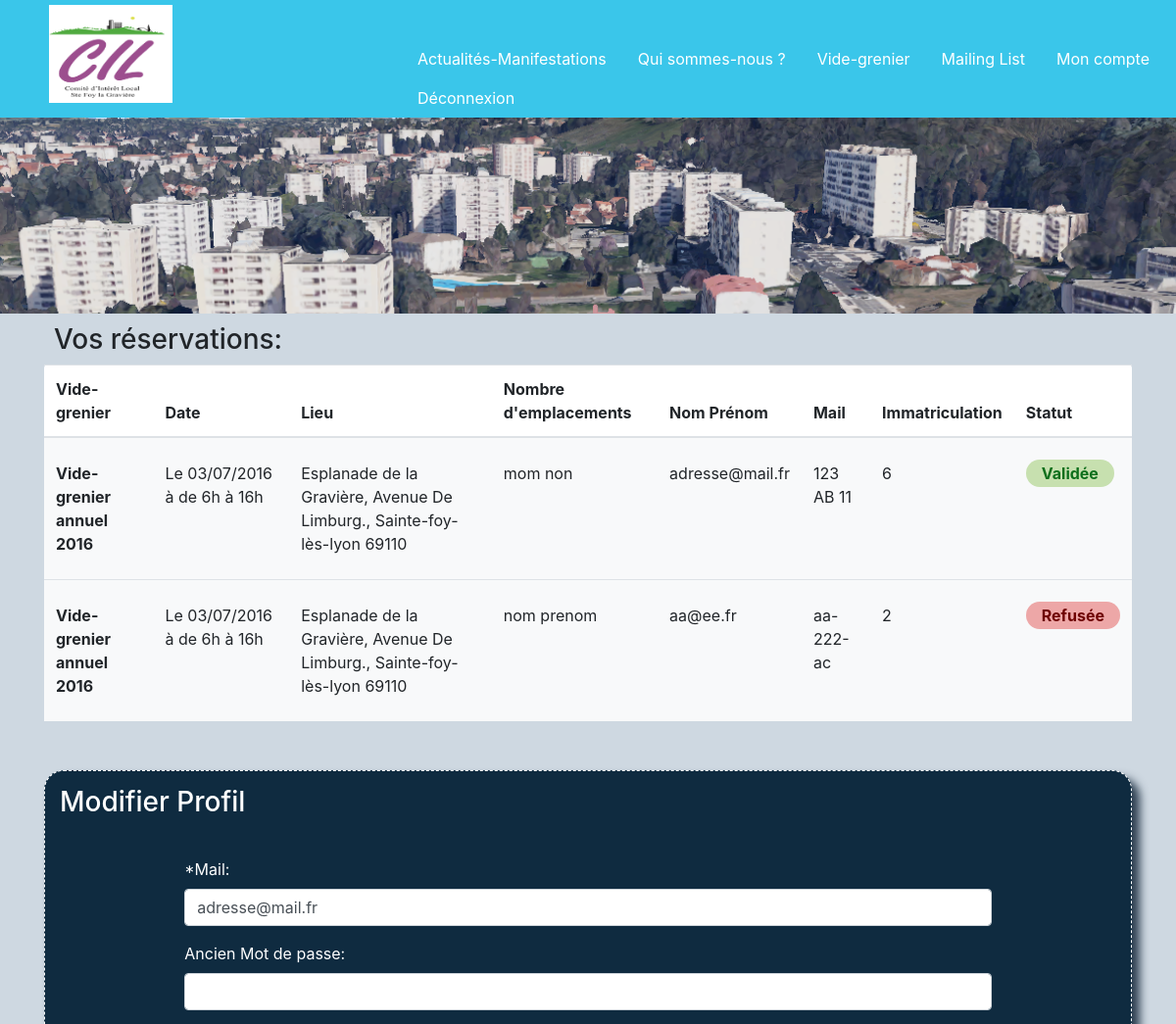
The app's page /Vide_grenier_V0.2/php/mon_compte.php (signed in, upper part), older data.
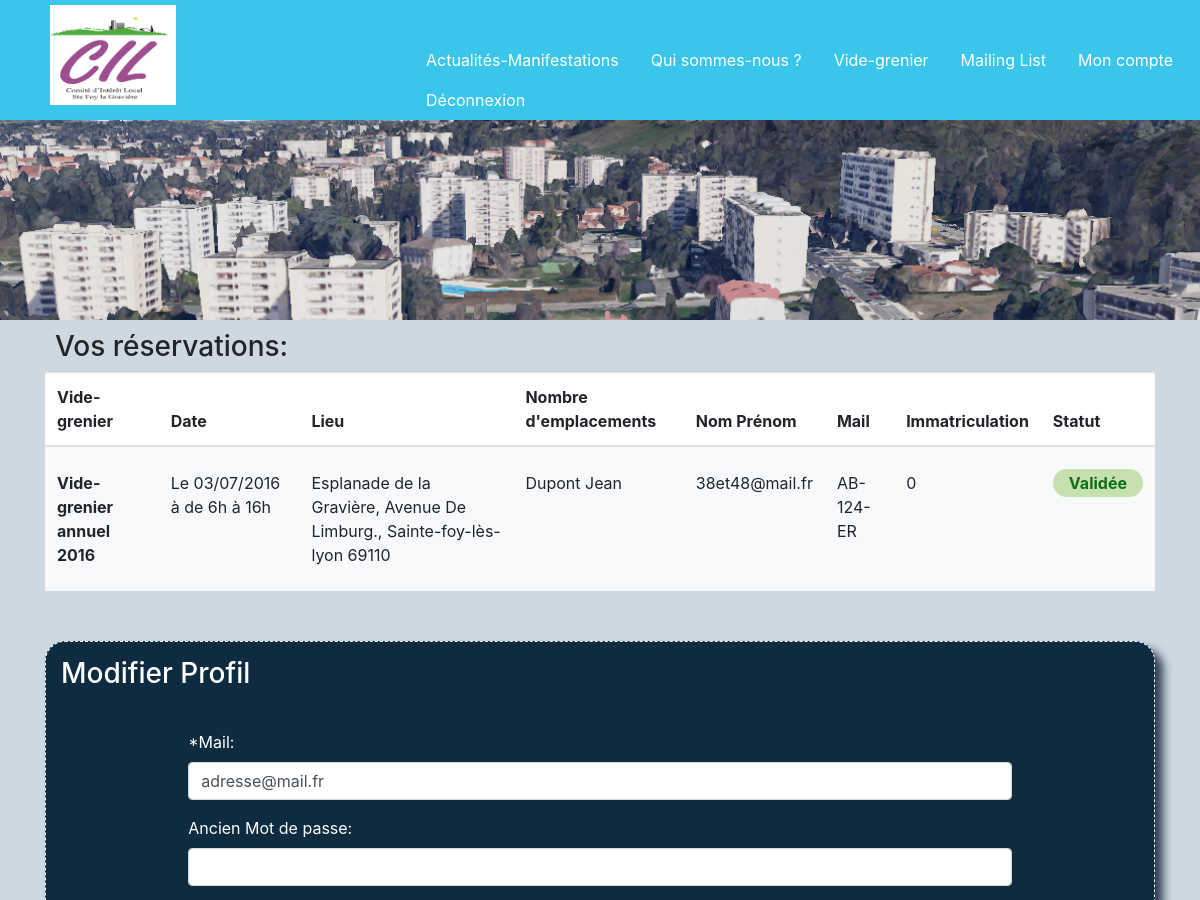
The same page, newer data.
### tables this page shows
CREATE TABLE `reservation_vg` (
    `ID_RESA` int(11) PRIMARY KEY  NOT NULL AUTO_INCREMENT,
    `ID_VG` int(11) NOT NULL,
    `ID_UTIL` int(11) NOT NULL,
    `NOM_RESA` varchar(50) NOT NULL,
    `PRENOM_RESA` varchar(50) NOT NULL,
    `MAIL_RESA` varchar(50) NOT NULL,
    `ADDRESSE_RESA` varchar(100) NOT NULL,
    `CODE_POSTAL_RESA` varchar(6) NOT NULL,
    `VILLE_RESA` varchar(50) NOT NULL,
    `PORTABLE_RESA` varchar(15) DEFAULT NULL,
    `CNI_RESA` varchar(12) NOT NULL,
    `DELIVRE_CNI_RESA` varchar(10) NOT NULL,
    `PAR_CNI_RESA` varchar(50) NOT NULL,
    `IMMATRICULATION_RESA` varchar(10) NOT NULL,
    `NBR_RESA` int(11) NOT NULL,
    `INFO_RESA` varchar(150) DEFAULT NULL,
    `STATU_RESA` int(11) NOT NULL DEFAULT 1
  );

CREATE TABLE `videgrenier` (
    `ID_VG` int(11) PRIMARY KEY NOT NULL AUTO_INCREMENT,
    `LABEL_VG` varchar(50) DEFAULT NULL,
    `DATE_VG` varchar(11) DEFAULT NULL,
    `HEURE_VG` varchar(15) NOT NULL,
    `ADDRESSE_VG` varchar(100) NOT NULL,
    `NBR_EMPLACEMENTS` int(11) DEFAULT NULL,
    `NBR_RESTANT_VG` int(11) NOT NULL,
    `PRIX_EMPLACEMENTS` decimal(10,0) DEFAULT NULL
  );

CREATE TABLE `statuts` (
    `ID_STATUTS` int(11) PRIMARY KEY  NOT NULL AUTO_INCREMENT,
    `LABEL_STATUTS` varchar(15) NOT NULL
  );

### Vide_grenier_V0.2/php/mon_compte.php (the view, shortened to what this page needs)
<?php
if (isset($_SESSION["id_util"])) {
?>
    <!DOCTYPE html>
    <html lang="fr">
    <head>
        <link rel="stylesheet" href="../css/bootstrap.min.css">
        <link rel="stylesheet" href="../css/monstyle.css">
    </head>
    <body>
        <?php
        include 'inc_header.php';
        ?>
        <main id="monCompte">
            <section id="" class="container">
                <h3>Vos réservations:</h3>
                <table class="table bg-white rounded">
                    <thead>
                        <tr>
                            <th scope="col">Vide-grenier</th>
                            <th scope="col">Date</th>
                            <th scope="col">Lieu</th>
                            <th scope="col">Nombre d'emplacements</th>
                            <th scope="col">Nom Prénom</th>
                            <th scope="col">Mail</th>
                            <th scope="col">Immatriculation</th>
                            <th scope="col">Statut</th>
                        </tr>
                    </thead>
                    <tbody>
                <?php
                try {
                    include 'inc_bdd.php';
                    $select_utilisateur = 'SELECT * FROM utilisateur WHERE id_util = :id_util';
                    $resultat = $base->prepare($select_utilisateur);
                    $resultat->bindParam(':id_util', $_SESSION["id_util"]);
                    $resultat->execute();
                    while ($ligne = $resultat->fetch()) {
                        $mail = $ligne['MAIL_UTIL'];
                    }
                    $select_resa = "SELECT * FROM reservation_vg JOIN videgrenier ON reservation_vg.id_vg = videgrenier.id_vg JOIN statuts ON reservation_vg.statu_resa = statuts.id_statuts WHERE id_util = :id";
                    $resultat_select = $base->prepare($select_resa);
                    $resultat_select->bindParam(':id', $_SESSION["id_util"]);
                    $resultat_select->execute();
                    while ($ligne = $resultat_select->fetch()) {
                        switch ($ligne['LABEL_STATUTS']) {
                            case 'Validée':
                                $color_status = "background-color:#C7E0AF; border-radius: 15px; color:#0D6F1C;";
                                break;
                            case 'Refusée':
                                $color_status = "background-color:#EDA7A7; border-radius: 15px; color:#6E0000;";
                                break;
                        }
                    ?>
                    <tr class="bg-light">
                        <th class="py-4" scope="row"><?= $ligne['LABEL_VG'] ?></th>
                        <td class="py-4">Le <?= $ligne['DATE_VG'] ?> à <?= $ligne['HEURE_VG'] ?></td>
                        <td class="py-4"><?= $ligne['ADDRESSE_VG'] ?></td>
                        <td class="py-4"><?= $ligne['NOM_RESA'] ?>  <?= $ligne['PRENOM_RESA'] ?></td>
                        <td class="py-4"><?= $ligne['MAIL_RESA'] ?></td>
                        <td class="py-4"><?= $ligne['IMMATRICULATION_RESA'] ?></td>
                        <td class="py-4"><?= $ligne['NBR_RESA'] ?></td>
                        <td class="py-4">
                            <span style="<?= $color_status ?>" class="py-1 px-3"><strong><?= $ligne['LABEL_STATUTS'] ?></strong></span>
                        </td>
                    </tr>
                    <?php
                    }
                } catch (Exception $e) {
                    die('Erreur : ' . $e->getMessage());
                } finally {
                    $base = null;
                }
                ?>
                </tbody>
                </table>
            <div id="update" class="boxSite container">
                <h3>Modifier Profil</h3>
                <form class="w-75" method="post" action="update_inscription.php" id="updateDB">
                    <div class="form-group">
                        <label for="mail">*Mail: </label>
                        <input type="text" class="form-control" name="mail" id="mail" value="<?php echo $mail ?>" placeholder="exemple@mail.com">
                    </div>
                    <div class="form-group">
                        <label for="old_password">Ancien Mot de passe: </label>
                        <input type="password" class="form-control" name="old_password" id="old_password">
                    </div>
                </form>
            </div>
        </main>
    </body>
    </html>
<?php
} else {
    header("Location:accueil.php");
}
?>

Row changes from the older to the newer data that the page shows:
removed reservation_vg: ID_VG.LABEL_VG "Vide-grenier annuel 2016", ID_VG.DATE_VG "03/07/2016", ID_VG.HEURE_VG "de 6h à 16h", ID_VG.ADDRESSE_VG "Esplanade de la Gravière, Avenue De Limburg., Sainte-foy-lès-lyon 69110", NOM_RESA "mom", PRENOM_RESA "non", MAIL_RESA "adresse@mail.fr", IMMATRICULATION_RESA "123 AB 11", NBR_RESA "6", statuts.LABEL_STATUTS "Validée"
removed reservation_vg: ID_VG.LABEL_VG "Vide-grenier annuel 2016", ID_VG.DATE_VG "03/07/2016", ID_VG.HEURE_VG "de 6h à 16h", ID_VG.ADDRESSE_VG "Esplanade de la Gravière, Avenue De Limburg., Sainte-foy-lès-lyon 69110", NOM_RESA "nom", PRENOM_RESA "prenom", MAIL_RESA "aa@ee.fr", IMMATRICULATION_RESA "aa-222-ac", NBR_RESA "2", statuts.LABEL_STATUTS "Refusée"
added reservation_vg: ID_VG.LABEL_VG "Vide-grenier annuel 2016", ID_VG.DATE_VG "03/07/2016", ID_VG.HEURE_VG "de 6h à 16h", ID_VG.ADDRESSE_VG "Esplanade de la Gravière, Avenue De Limburg., Sainte-foy-lès-lyon 69110", NOM_RESA "Dupont", PRENOM_RESA "Jean", MAIL_RESA "38et48@mail.fr", IMMATRICULATION_RESA "AB-124-ER", NBR_RESA "0", statuts.LABEL_STATUTS "Validée"
